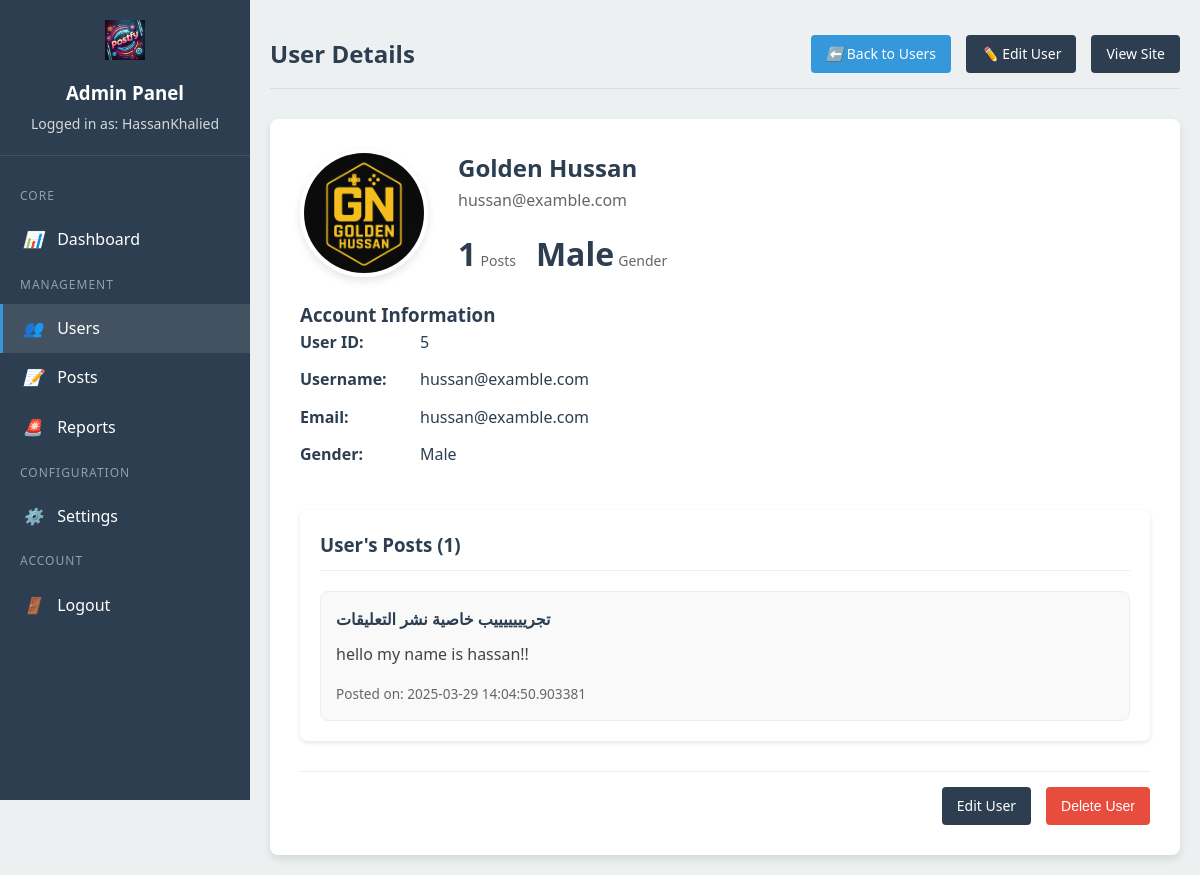
The page /admin/users/view/5 (signed in) on the database its author committed.
### app.py (models this page shows, shortened)
class User(db.Model):
    id = db.Column(db.Integer, primary_key=True)
    first_name = db.Column(db.String(100), nullable=False)
    last_name = db.Column(db.String(100), nullable=False)
    user_id = db.Column(db.String(100), unique=True, nullable=False)
    email = db.Column(db.String(120), unique=True, nullable=False)
    password = db.Column(db.String(200), nullable=False)
    gender = db.Column(db.String(10), nullable=False)
    profile_picture = db.Column(
        db.String(200), nullable=True, default='default.jpg')

class Post(db.Model):
    id = db.Column(db.Integer, primary_key=True)
    title = db.Column(db.String(255), nullable=False)
    content = db.Column(db.Text, nullable=False)
    user_id = db.Column(db.Integer, db.ForeignKey('user.id'), nullable=False)
    date_posted = db.Column(
        db.DateTime, default=datetime.utcnow)
    user = db.relationship('User', backref='posts', lazy=True)

### admin.py (the view)
@admin_bp.route('/users/view/<int:user_id>')
@admin_login_required
def user_view(user_id):
    user_data = db.session.execute(
        db.text("""
            SELECT id, first_name, last_name, email, gender, user_id, profile_picture
            FROM user
            WHERE id = :user_id
        """),
        {"user_id": user_id}
    ).fetchone()
    if not user_data:
        flash('User not found', 'danger')
        return redirect(url_for('admin.users'))
    posts_data = db.session.execute(
        db.text("""
            SELECT id, title, content, date_posted
            FROM post
            WHERE user_id = :user_id
            ORDER BY date_posted DESC
        """),
        {"user_id": user_id}
    ).fetchall()
    post_count = len(posts_data)
    return render_template('admin/user_view.html',
                           user=user_data,
                           posts=posts_data,
                           post_count=post_count)

### admin.py (called while the page is built)
def admin_login_required(f):
    @wraps(f)
    def decorated_function(*args, **kwargs):
        if 'admin_id' not in session:
            flash('Please log in to access the admin area', 'warning')
            return redirect(url_for('admin.login'))
        if 'admin_last_activity' in session:
            last_activity = datetime.fromisoformat(
                session['admin_last_activity'])
            if datetime.utcnow() - last_activity > timedelta(minutes=30):  # 30-minute timeout
                session.pop('admin_id', None)
                session.pop('admin_last_activity', None)
                flash('Your session has expired. Please log in again.', 'warning')
                return redirect(url_for('admin.login'))
        session['admin_last_activity'] = datetime.utcnow().isoformat()
        return f(*args, **kwargs)
    return decorated_function

### app.py (called while the page is built)
@app.context_processor
def inject_version():
    return dict(APP_VERSION=APP_VERSION)

### Templates/admin/user_view.html (shortened to what this page needs)
{% extends "admin/base.html" %}
{% block page_title %}User Details{% endblock %}
{% block topbar_actions %}
<a href="{{ url_for('admin.users') }}" class="admin-btn btn-secondary">
    <i>⬅️</i> Back to Users
</a>
<a href="{{ url_for('admin.user_edit', user_id=user.id) }}" class="admin-btn btn-primary">
    <i>✏️</i> Edit User
</a>
{% endblock %}
{% block admin_content %}
<div class="user-details">
    <div class="user-profile">
        <div class="profile-header">
            <div class="user-avatar">
                {% if user.profile_picture and user.profile_picture != 'default.jpg' %}
                <img src="{{ url_for('static', filename='profile_pics/' + user.profile_picture) }}"
                    alt="{{ user.first_name }}'s Profile Picture">
                {% else %}
                <img src="https://ui-avatars.com/api/?name={{ user.first_name }}+{{ user.last_name }}&background=random&color=fff&size=128"
                    alt="{{ user.first_name }}'s Profile Picture">
                {% endif %}
            </div>
            <div class="user-info">
                <h2>{{ user.first_name }} {{ user.last_name }}</h2>
                <p class="user-email">{{ user.email }}</p>
                <div class="user-stats">
                    <div class="stat">
                        <span class="stat-value">{{ post_count }}</span>
                        <span class="stat-label">Posts</span>
                    </div>
                    <div class="stat">
                        <span class="stat-value">{{ user.gender|capitalize }}</span>
                        <span class="stat-label">Gender</span>
                    </div>
                </div>
            </div>
        </div>
        <div class="profile-details">
            <div class="details-card">
                <h3>Account Information</h3>
                <div class="detail-item">
                    <span class="detail-label">User ID:</span>
                    <span class="detail-value">{{ user.id }}</span>
                </div>
                <div class="detail-item">
                    <span class="detail-label">Username:</span>
                    <span class="detail-value">{{ user.user_id }}</span>
                </div>
                <div class="detail-item">
                    <span class="detail-label">Email:</span>
                    <span class="detail-value">{{ user.email }}</span>
                </div>
                <div class="detail-item">
                    <span class="detail-label">Gender:</span>
                    <span class="detail-value">{{ user.gender|capitalize }}</span>
                </div>
            </div>
        </div>
    </div>
    <div class="user-posts">
        <h3>User's Posts ({{ post_count }})</h3>
        {% if posts %}
        <div class="posts-list">
            {% for post in posts %}
            <div class="post-card">
                <h4>{{ post.title }}</h4>
                <div class="post-content">{{ post.content|truncate(150) }}</div>
                <div class="post-meta">
                    <span class="post-date">Posted on: {{ post.date_posted }}</span>
                </div>
            </div>
            {% endfor %}
        </div>
        {% else %}
        <div class="empty-state">
            <p>This user hasn't created any posts yet.</p>
        </div>
        {% endif %}
    </div>
    <div class="user-actions">
        <a href="{{ url_for('admin.user_edit', user_id=user.id) }}" class="admin-btn btn-primary">Edit User</a>
        <button class="admin-btn btn-danger" data-first-name="{{ user.first_name }}"
            data-last-name="{{ user.last_name }}" data-user-id="{{ user.id }}"
            onclick="confirmDelete(this.dataset.firstName + ' ' + this.dataset.lastName, this.dataset.userId)">
            Delete User
        </button>
    </div>
</div>
{% endblock %}

### static/css/admin.css (style rules this page uses)
:root { --admin-primary: #2c3e50; --admin-secondary: #3498db; --admin-accent: #e74c3c; --admin-success: #27ae60; --admin-warning: #f39c12; --admin-bg: #ecf0f1; --admin-panel-bg: #ffffff; --admin-text: #2c3e50; --admin-input-bg: #ffffff; --admin-shadow: rgba(0, 0, 0, 0.1); }
* { margin: 0; padding: 0; box-sizing: border-box; }
body { font-family: 'Segoe UI', Tahoma, Geneva, Verdana, sans-serif; background-color: var(--admin-bg); color: var(--admin-text); line-height: 1.6; }
.admin-btn { padding: 8px 15px; border-radius: 4px; text-decoration: none; font-weight: 500; font-size: 14px; cursor: pointer; transition: all 0.3s ease; display: inline-block; }
.btn-primary { background-color: var(--admin-primary); color: white; border: none; }
.btn-secondary { background-color: var(--admin-secondary); color: white; border: none; }
.btn-danger { background-color: var(--admin-accent); color: white; border: none; }
.stat-value { font-size: 32px; font-weight: bold; color: var(--admin-primary); margin-bottom: 5px; }
.stat-label { color: #666; font-size: 14px; }
.user-actions { display: flex; gap: 10px; flex-wrap: wrap; }
.user-details { display: flex; flex-direction: column; gap: 30px; }
.profile-header { display: flex; gap: 30px; margin-bottom: 20px; }
.user-avatar { width: 128px; height: 128px; overflow: hidden; border-radius: 50%; box-shadow: 0 4px 8px rgba(0, 0, 0, 0.1); border: 4px solid white; }
.user-avatar img { width: 100%; height: 100%; object-fit: cover; }
.user-info { flex: 1; }
.user-email { color: #666; margin-bottom: 15px; }
.user-stats { display: flex; gap: 20px; }
.detail-item { display: flex; margin-bottom: 12px; }
.detail-label { width: 120px; font-weight: 600; color: var(--admin-primary); }
.detail-value { flex: 1; }
.user-posts { background: white; border-radius: 8px; padding: 20px; box-shadow: 0 2px 5px rgba(0, 0, 0, 0.1); }
.user-posts h3 { margin-bottom: 20px; padding-bottom: 10px; border-bottom: 1px solid #eee; }
.posts-list { display: grid; gap: 15px; }
.post-card { border: 1px solid #eee; border-radius: 8px; padding: 15px; background: #f9f9f9; }
.post-card h4 { margin-bottom: 10px; color: var(--admin-primary); }
.post-content { margin-bottom: 15px; color: #444; }
.post-meta { color: #666; font-size: 0.85rem; }
.user-actions { display: flex; justify-content: flex-end; gap: 15px; padding-top: 15px; border-top: 1px solid #eee; }

### rows shown on the page
User: profile_picture (picture), first_name "Golden", last_name "Hussan", email "hussan@examble.com", gender "Male", id "5", user_id "hussan@examble.com"
Post: title "تجريييييييب خاصية نشر التعليقات", content "hello my name is hassan!!", date_posted "2025-03-29 14:04:50.903381"

### other values the page prints
{{ session.get('admin_username', 'Unknown') }} "HassanKhalied"
{{ post_count }} "1"
